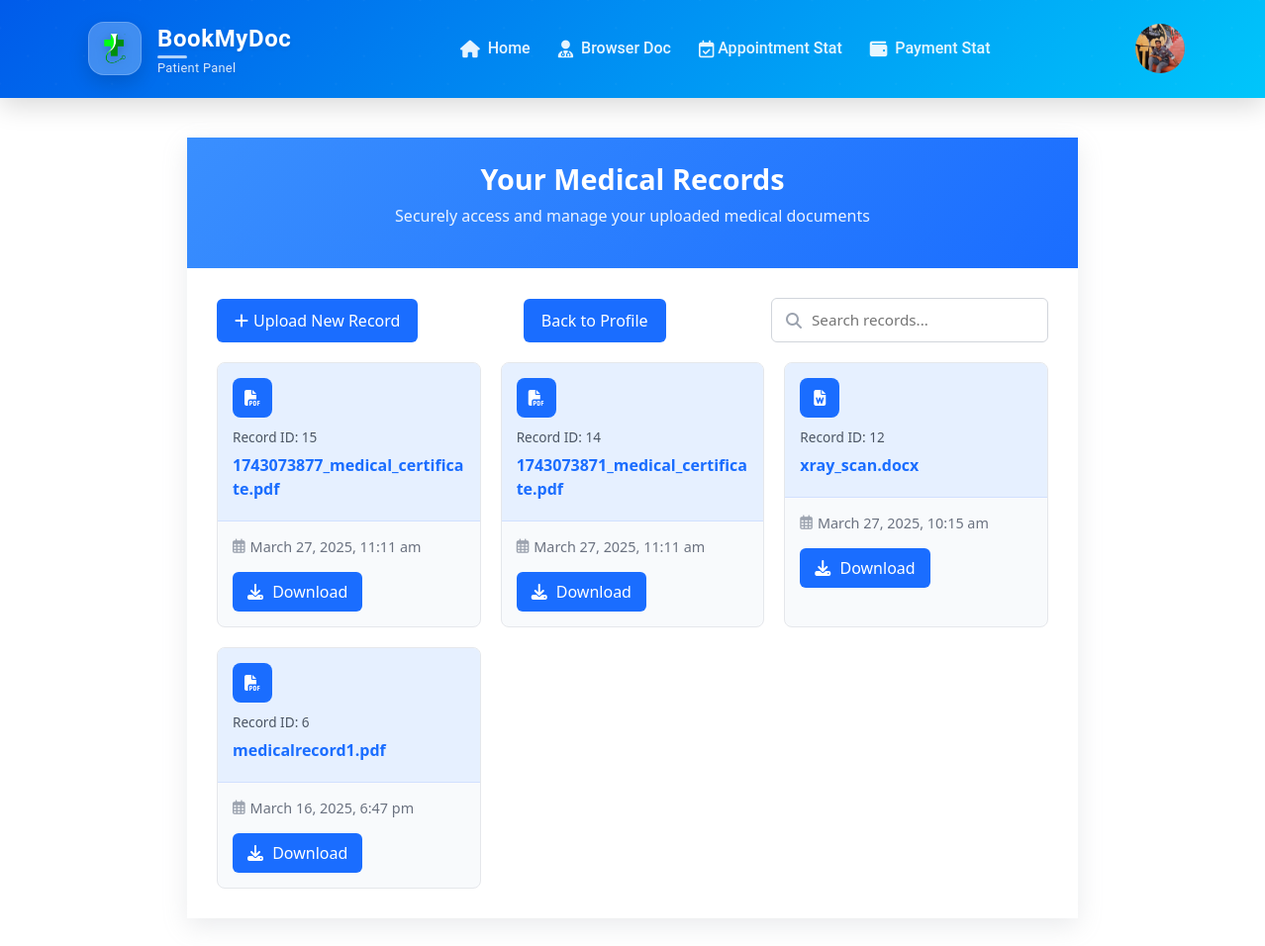
Page /medical_record.php (signed in) on the committed database.
### tables this page shows
CREATE TABLE `patientreg` (
  `id` int(11) NOT NULL,
  `name` varchar(255) NOT NULL,
  `phone` varchar(10) NOT NULL,
  `email` varchar(255) NOT NULL,
  `password` varchar(255) NOT NULL,
  `profile_pic` varchar(255) DEFAULT NULL,
  `age` int(11) DEFAULT NULL,
  `dob` date DEFAULT NULL,
  `gender` varchar(10) DEFAULT NULL,
  `medical_records` varchar(255) DEFAULT NULL,
  `action` enum('enabled','disabled') NOT NULL DEFAULT 'enabled'
);

CREATE TABLE `medical_records` (
  `record_id` int(11) NOT NULL,
  `patient_id` int(11) NOT NULL,
  `record_filename` varchar(255) NOT NULL,
  `uploaded_at` timestamp NOT NULL DEFAULT current_timestamp()
);

### medical_record.php (the view, shortened to what this page needs)
<?php
require 'db_connection.php';
include 'patientheader2.php';
$patient_id = $_SESSION['id'];
$stmt = $conn->prepare("SELECT record_id, record_filename, uploaded_at FROM medical_records WHERE patient_id = ? ORDER BY uploaded_at DESC");
$stmt->bind_param("i", $patient_id);
$stmt->execute();
$result = $stmt->get_result();
?>
<!DOCTYPE html>
<html lang="en">
<head>
    <link rel="stylesheet" href="https://cdnjs.cloudflare.com/ajax/libs/font-awesome/6.4.0/css/all.min.css">
</head>
<body>
    <div class="container2">
        <div class="header">
            <h2>Your Medical Records</h2>
            <p>Securely access and manage your uploaded medical documents</p>
        </div>
        <div class="content">
            <?php if ($result->num_rows > 0): ?>
                <div class="actions">
                    <a href="addmedicalrecords.php" class="upload-new">
                        <i class="fas fa-plus"></i> Upload New Record
                    </a>
                    <a href="patientupdatebutton.php" class="upload-new">
                         Back to Profile
                    </a>
                    <div class="search-bar">
                        <i class="fas fa-search"></i>
                        <input type="text" id="search-records" placeholder="Search records...">
                    </div>
                </div>
                <div class="record-grid" id="records-container">
                    <?php while ($row = $result->fetch_assoc()):
                        $file_ext = pathinfo($row['record_filename'], PATHINFO_EXTENSION);
                        $file_icon = 'fas fa-file-medical';
                        if (in_array($file_ext, ['pdf'])) {
                            $file_icon = 'fas fa-file-pdf';
                        } elseif (in_array($file_ext, ['jpg', 'jpeg', 'png'])) {
                            $file_icon = 'fas fa-file-image';
                        } elseif (in_array($file_ext, ['doc', 'docx'])) {
                            $file_icon = 'fas fa-file-word';
                        }
                    ?>
                        <div class="record-card">
                            <div class="record-header">
                                <div class="file-icon">
                                    <i class="<?= $file_icon ?>"></i>
                                </div>
                                <div class="record-id">Record ID: <?= $row['record_id'] ?></div>
                                <div class="file-name"><?= basename($row['record_filename']) ?></div>
                            </div>
                            <div class="record-body">
                                <div class="date">
                                    <i class="far fa-calendar-alt"></i>
                                    <?= date('F j, Y, g:i a', strtotime($row['uploaded_at'])) ?>
                                </div>
                                <a href="<?= $row['record_filename'] ?>" target="_blank" download class="download-btn">
                                    <i class="fas fa-download"></i> Download
                                </a>
                            </div>
                        </div>
                    <?php endwhile; ?>
                </div>
            <?php endif; ?>
        </div>
    </div>
</body>
</html>

### patientheader2.php (shortened to what this page needs)
<?php
include 'db_connection.php';
$patientId = $_SESSION['id'];
$query = "SELECT profile_pic FROM patientreg WHERE id = '$patientId'";
$result = mysqli_query($conn, $query);
$row = mysqli_fetch_assoc($result);
$profilePic = !empty($row['profile_pic']) ? $row['profile_pic'] : 'default-profile.png';
?>
<header>
    <nav class="navbar navbar-expand-lg navbar-dark">
    <link href="https://cdn.jsdelivr.net/npm/bootstrap@5.3.0/dist/css/bootstrap.min.css" rel="stylesheet">
    <link rel="stylesheet" href="https://cdnjs.cloudflare.com/ajax/libs/font-awesome/6.0.0/css/all.min.css">
        <div class="container">
            <a class="navbar-brand d-flex align-items-center" href="patientprofile.php">
                <div class="logo-container me-3">
                    <img src="images/logo.png" alt="Logo" class="logo-image">
                </div>
                <div class="brand-text">
                    <strong>BookMyDoc</strong>
                    <span class="tagline">Patient Panel</span>
                </div>
            </a>
            <div class="collapse navbar-collapse" id="navbarNav">
                <ul class="navbar-nav mx-auto">
                    <li class="nav-item">
                        <a class="nav-link" href="patientprofile.php">
                            <i class="fas fa-home me-1"></i> Home
                        </a>
                    </li>
                    <li class="nav-item">
                        <a class="nav-link" href="browsedoct.php">
                            <i class="fas fa-user-md me-1"></i> Browser Doc
                        </a>
                    </li>
                    <li class="nav-item">
                        <a class="nav-link" href="appointmentstat.php">
                            <i class="far fa-calendar-check me-1"></i>Appointment Stat
                        </a>
                    </li>
                    <li class="nav-item">
    <a class="nav-link" href="paymenthistory.php">
        <i class="fas fa-wallet me-1"></i> Payment Stat
    </a>
</li>
                </ul>
                <div class="nav-right d-flex align-items-center">
                <div class="nav-right d-flex align-items-center">
    <div class="dropdown">
        <a class="nav-link user-profile-dropdown" href="#" role="button" data-bs-toggle="dropdown" aria-expanded="false">
        <img src="<?php echo $profilePic; ?>" onerror="this.onerror=null; this.src='images/profilepicdoct.jpg';" class="profile-pic" />
        </a>
    </div>
</div>
</div>
            </div>
        </div>
    </nav>
</header>

### patientheader2.php (style rules this page uses)
header { font-family: 'Roboto', sans-serif; }
.navbar { background: linear-gradient(135deg, #005bea, #00c6fb); padding: 1rem; box-shadow: 0 8px 25px rgba(0,0,0,0.15); position: relative; z-index: 100; }
.navbar::before { content: ''; position: absolute; top: 0; left: 0; right: 0; bottom: 0; opacity: 0.8; z-index: -1; border-bottom-left-radius: 18px; border-bottom-right-radius: 18px; }
.logo-container { background: rgba(255,255,255,0.25); border-radius: 16px; width: 54px; height: 54px; display: flex; align-items: center; justify-content: center; padding: 10px; box-shadow: 0 8px 20px rgba(0,0,0,0.15); backdrop-filter: blur(8px); -webkit-backdrop-filter: blur(8px); border: 1px solid rgba(255,255,255,0.2); transition: all 0.5s cubic-bezier(0.175, 0.885, 0.32, 1.275); }
.logo-image { max-width: 100%; height: auto; filter: drop-shadow(0 2px 5px rgba(0,0,0,0.2)); }
.navbar-brand { transition: all 0.4s ease; padding: 0.3rem 0.5rem; border-radius: 12px; }
.brand-text { display: flex; flex-direction: column; text-shadow: 0 2px 4px rgba(0,0,0,0.1); }
.brand-text strong { font-size: 1.5rem; font-weight: 700; color: white; letter-spacing: 0.6px; position: relative; }
.brand-text strong::after { content: ''; position: absolute; bottom: -2px; left: 0; width: 30px; height: 3px; background: rgba(255,255,255,0.7); border-radius: 10px; }
.tagline { font-size: 0.8rem; color: rgba(255,255,255,0.85); letter-spacing: 0.3px; margin-top: 2px; }
.navbar-nav .nav-item { position: relative; margin: 0 6px; }
.navbar-nav .nav-link { color: rgba(255,255,255,0.9); font-weight: 500; padding: 0.8rem 1.2rem; border-radius: 12px; transition: all 0.4s cubic-bezier(0.25, 0.46, 0.45, 0.94); position: relative; overflow: hidden; z-index: 1; }
.navbar-nav .nav-link::before { content: ''; position: absolute; top: 100%; left: 0; width: 100%; height: 100%; background: rgba(255,255,255,0.15); transition: all 0.3s ease; z-index: -1; border-radius: 12px; }
.navbar-nav .nav-link i { transition: all 0.3s ease; font-size: 1.1rem; vertical-align: middle; }
.profile-pic { width: 50px; height: 50px; border-radius: 50%; object-fit: cover; }

### medical_record.php (style rules this page uses)
.container2 { max-width: 900px; margin: 40px auto; background: white; box-shadow: 0 8px 24px rgba(149, 157, 165, 0.2); overflow: hidden; }
.header { background: linear-gradient(135deg, #3a8ffe 0%, #1a6dff 100%); color: white; padding: 25px 30px; text-align: center; }
.header h2 { font-weight: 600; font-size: 1.8rem; margin-bottom: 8px; }
.header p { opacity: 0.9; font-size: 1rem; }
.content { padding: 30px; }
.record-grid { display: grid; grid-template-columns: repeat(auto-fill, minmax(250px, 1fr)); gap: 20px; margin-top: 20px; }
.record-card { background: #f8fafc; border-radius: 8px; overflow: hidden; transition: transform 0.3s ease, box-shadow 0.3s ease; border: 1px solid #e5e7eb; }
.record-header { background: #e6f0ff; padding: 15px; border-bottom: 1px solid #d1e0ff; }
.file-icon { background: #1a6dff; color: white; width: 40px; height: 40px; display: flex; align-items: center; justify-content: center; border-radius: 8px; margin-bottom: 10px; }
.record-id { font-size: 0.85rem; color: #4b5563; margin-bottom: 5px; }
.file-name { font-weight: 600; margin-bottom: 5px; color: #1a6dff; word-break: break-all; }
.record-body { padding: 15px; }
.date { display: flex; align-items: center; color: #6b7280; font-size: 0.9rem; margin-bottom: 15px; }
.date i { margin-right: 5px; color: #9ca3af; }
.download-btn { display: inline-block; background: #1a6dff; color: white; padding: 8px 15px; border-radius: 6px; text-decoration: none; font-weight: 500; transition: background 0.3s ease; cursor: pointer; }
.download-btn i { margin-right: 5px; }
.actions { display: flex; justify-content: space-between; align-items: center; margin-bottom: 20px; }
.upload-new { display: inline-flex; align-items: center; background: #1a6dff; color: white; padding: 10px 18px; border-radius: 6px; text-decoration: none; font-weight: 500; transition: all 0.3s ease; }
.upload-new i { margin-right: 5px; }
.search-bar { position: relative; max-width: 300px; }
.search-bar input { width: 100%; padding: 10px 15px; padding-left: 40px; border: 1px solid #d1d5db; border-radius: 6px; font-size: 0.95rem; transition: border 0.3s ease; }
.search-bar i { position: absolute; left: 15px; top: 50%; transform: translateY(-50%); color: #9ca3af; }

### rows in the picture
patientreg: profile_pic (picture)
medical_records: record_id "15", record_filename "1743073877_medical_certificate.pdf", uploaded_at "March 27, 2025, 11:11 am"
medical_records: record_id "14", record_filename "1743073871_medical_certificate.pdf", uploaded_at "March 27, 2025, 11:11 am"
medical_records: record_id "12", record_filename "xray_scan.docx", uploaded_at "March 27, 2025, 10:15 am"
medical_records: record_id "6", record_filename "medicalrecord1.pdf", uploaded_at "March 16, 2025, 6:47 pm"
